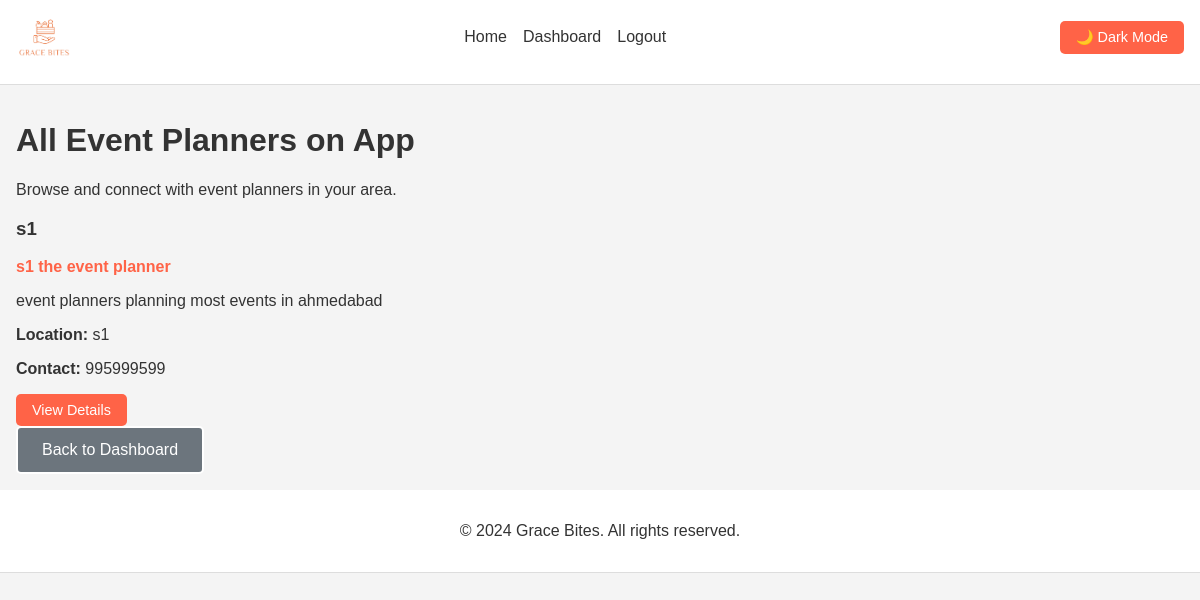
Page /ngo/view-all-eventplanners/ (signed in) on the committed database.
### accounts/models.py (models this page shows, shortened)
class User(AbstractUser):
    class Role(models.TextChoices):
        ADMIN = "ADMIN", "Admin"
        RESTAURANT = "RESTAURANT", "Restaurant"
        NGO = "NGO", "Ngo"
        EVENTPLANNER = "EVENTPLANNER", "Event Planner"
    role = models.CharField(max_length=50, choices=Role.choices, default=Role.RESTAURANT)

### core/models.py (models this page shows, shortened)
class EventPlannerProfile(models.Model):
    user = models.OneToOneField(settings.AUTH_USER_MODEL, on_delete=models.CASCADE, related_name='eventplanner_profile')
    company_name = models.CharField(max_length=255)
    address = models.CharField(max_length=255)
    contact_number = models.CharField(max_length=20)
    profile_picture = models.ImageField(upload_to='eventplanner_profile_pics/', null=True, blank=True)
    specialization = models.CharField(max_length=255, blank=True)
    description = models.TextField(blank=True)
    years_of_experience = models.PositiveIntegerField(default=0)

### ngo/views.py (the view)
# urls.py: path('view-all-eventplanners/', views.view_all_eventplanners, name='view_all_eventplanners'),
@login_required
def view_all_eventplanners(request):
    all_eventplanners = []
    eventplanner_users = User.objects.filter(role=User.Role.EVENTPLANNER)
    for eventplanner_user in eventplanner_users:
        try:
            eventplanner_profile = EventPlannerProfile.objects.get(user=eventplanner_user)
            all_eventplanners.append({
                'user': eventplanner_user,
                'profile': eventplanner_profile
            })
        except EventPlannerProfile.DoesNotExist:
            try:
                from core.models import UserProfile
                old_profile = UserProfile.objects.get(user=eventplanner_user)
                all_eventplanners.append({
                    'user': eventplanner_user,
                    'profile': old_profile
                })
            except:
                all_eventplanners.append({
                    'user': eventplanner_user,
                    'profile': None
                })
    return render(request, 'ngo/view_all_eventplanners.html', {'all_eventplanners': all_eventplanners})

### templates/ngo/view_all_eventplanners.html (shortened to what this page needs)
{% extends 'base.html' %}
{% block content %}
<div class="container">
    <div class="eventplanners-container">
        <h1>All Event Planners on App</h1>
        <p>Browse and connect with event planners in your area.</p>
        <div class="eventplanners-grid">
            {% for eventplanner_data in all_eventplanners %}
            <div class="eventplanner-card">
                <div class="eventplanner-header">
                    <h3>{{ eventplanner_data.user.username }}</h3>
                    {% if eventplanner_data.profile %}
                        {% if eventplanner_data.profile.company_name %}
                            <p class="org-name">{{ eventplanner_data.profile.company_name }}</p>
                        {% endif %}
                    {% endif %}
                </div>
                <div class="eventplanner-details">
                    {% if eventplanner_data.profile %}
                        {% if eventplanner_data.profile.description %}
                            <p>{{ eventplanner_data.profile.description|truncatewords:20 }}</p>
                        {% endif %}
                        <p><strong>Location:</strong> {{ eventplanner_data.profile.address }}</p>
                        <p><strong>Contact:</strong> {{ eventplanner_data.profile.contact_number }}</p>
                    {% else %}
                        <p><strong>Location:</strong> Not specified</p>
                        <p><strong>Contact:</strong> Not specified</p>
                    {% endif %}
                </div>
                <div class="eventplanner-actions">
                    <a href="#" class="btn btn-small">View Details</a>
                </div>
            </div>
            {% empty %}
            <div class="empty-state">
                <p>No event planners registered yet.</p>
                <a href="{% url 'ngo_dashboard' %}" class="btn">Back to Dashboard</a>
            </div>
            {% endfor %}
        </div>
        <div class="actions">
            <a href="{% url 'ngo_dashboard' %}" class="btn btn-secondary">Back to Dashboard</a>
        </div>
    </div>
</div>
{% endblock %}

### static/css/style.css (style rules this page uses)
body { font-family: Arial, sans-serif; margin: 0; padding: 0; transition: background-color 0.3s, color 0.3s; }
a { text-decoration: none; }
body.light-theme { background-color: #f4f4f4; color: #333; }
.btn { background-color: #ff6347; color: #fff; padding: 0.8rem 1.5rem; border-radius: 5px; font-size: 1rem; transition: background-color 0.3s; border: none; cursor: pointer; text-decoration: none; display: inline-block; }
.btn-secondary { background-color: transparent; color: #fff; border: 2px solid #fff; }
.org-name { color: #ff6347; font-weight: bold; }
.btn-small { padding: 0.5rem 1rem; font-size: 0.9rem; }
.btn-secondary { background-color: #6c757d; }

### rows in the picture
User: user.username "s1", profile.company_name "s1 the event planner", profile.description "event planners planning most events in ahmedabad", profile.address "s1", profile.contact_number "995999599"
